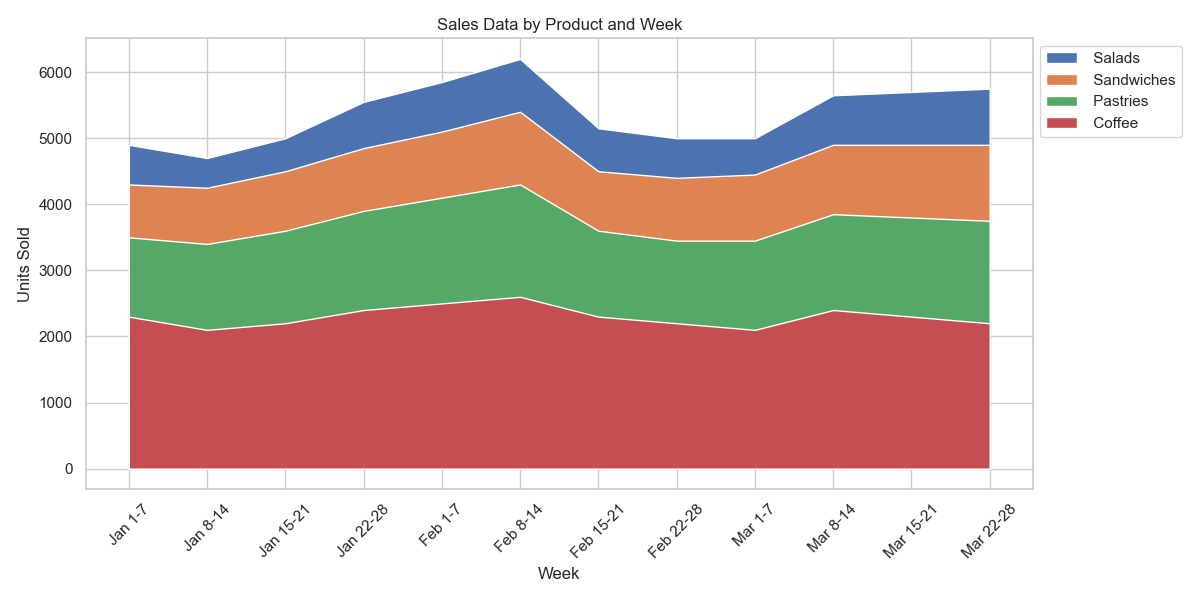

Generate this figure with Python:

import pandas as pd
import matplotlib.pyplot as plt

# Given dataset
data = [
    {'Week': 'Jan 1-7', ' Coffee': 2300, ' Pastries': 1200, ' Sandwiches': 800, ' Salads': 600},
    {'Week': 'Jan 8-14', ' Coffee': 2100, ' Pastries': 1300, ' Sandwiches': 850, ' Salads': 450},
    {'Week': 'Jan 15-21', ' Coffee': 2200, ' Pastries': 1400, ' Sandwiches': 900, ' Salads': 500},
    {'Week': 'Jan 22-28', ' Coffee': 2400, ' Pastries': 1500, ' Sandwiches': 950, ' Salads': 700},
    {'Week': 'Feb 1-7', ' Coffee': 2500, ' Pastries': 1600, ' Sandwiches': 1000, ' Salads': 750},
    {'Week': 'Feb 8-14', ' Coffee': 2600, ' Pastries': 1700, ' Sandwiches': 1100, ' Salads': 800},
    {'Week': 'Feb 15-21', ' Coffee': 2300, ' Pastries': 1300, ' Sandwiches': 900, ' Salads': 650},
    {'Week': 'Feb 22-28', ' Coffee': 2200, ' Pastries': 1250, ' Sandwiches': 950, ' Salads': 600},
    {'Week': 'Mar 1-7', ' Coffee': 2100, ' Pastries': 1350, ' Sandwiches': 1000, ' Salads': 550},
    {'Week': 'Mar 8-14', ' Coffee': 2400, ' Pastries': 1450, ' Sandwiches': 1050, ' Salads': 750},
    {'Week': 'Mar 15-21', ' Coffee': 2300, ' Pastries': 1500, ' Sandwiches': 1100, ' Salads': 800},
    {'Week': 'Mar 22-28', ' Coffee': 2200, ' Pastries': 1550, ' Sandwiches': 1150, ' Salads': 850}
]

# Convert the data to a DataFrame
df = pd.DataFrame(data)

# Set the 'Week' column as index
df.set_index('Week', inplace=True)

# Plotting the stacked area chart
fig, ax = plt.subplots(figsize=(12, 6))
columns = df.columns
# Starting from the bottom, cumulatively add the heights of the bars
for i, column in enumerate(columns[::-1]):
    ax.fill_between(df.index, df[columns[:len(columns)-i]].sum(axis=1), label=column)

# Formatting the plot
ax.set_title('Sales Data by Product and Week')
ax.set_xlabel('Week')
ax.set_ylabel('Units Sold')
ax.legend(loc='upper left', bbox_to_anchor=(1, 1))
plt.xticks(rotation=45)
plt.tight_layout()

# Show the plot
plt.show()
